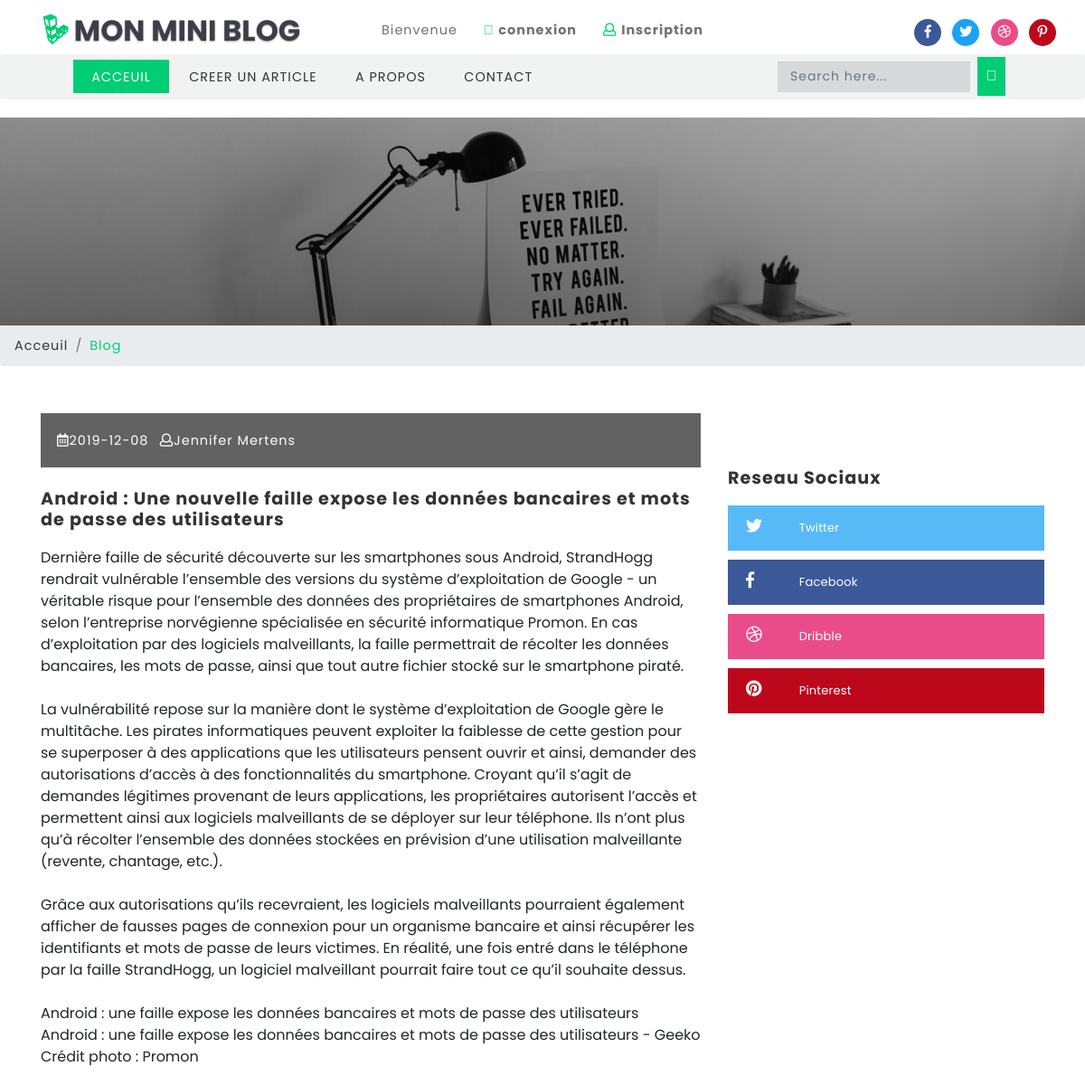
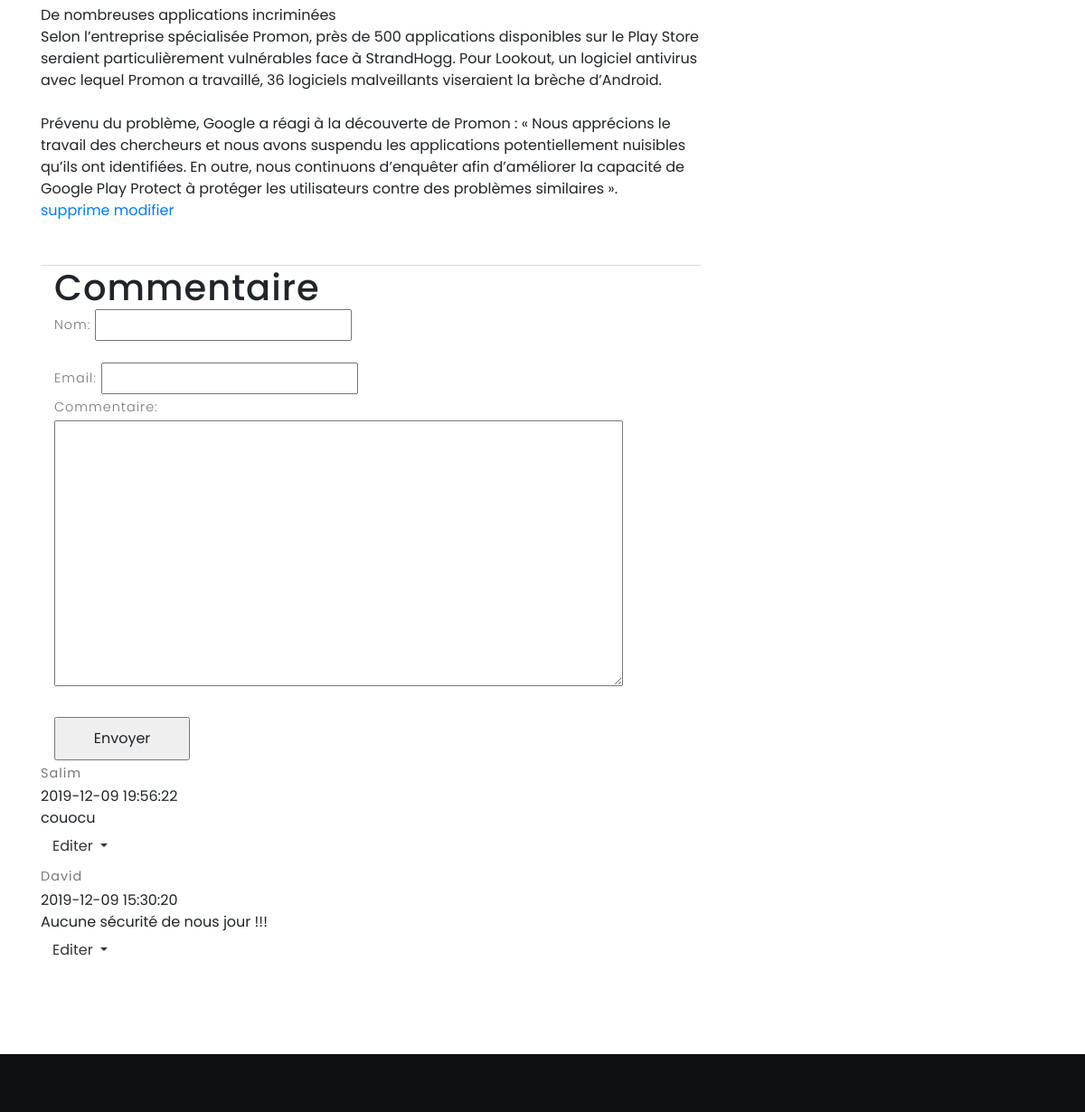
The page /commentaire.php?id=17 on the database its author committed (2 pictures, top to bottom).
### tables this page shows
CREATE TABLE IF NOT EXISTS `article` (
  `id` int(10) UNSIGNED NOT NULL AUTO_INCREMENT,
  `titre` varchar(250) NOT NULL,
  `texte` text NOT NULL,
  `date` date DEFAULT NULL,
  `auteur` varchar(150) DEFAULT NULL,
  PRIMARY KEY (`id`)
);

CREATE TABLE IF NOT EXISTS `commentaire` (
  `id` int(11) NOT NULL AUTO_INCREMENT,
  `pseudo` varchar(150) NOT NULL,
  `email` varchar(150) NOT NULL,
  `texte` text NOT NULL,
  `date` datetime NOT NULL,
  `id_article` int(11) NOT NULL,
  PRIMARY KEY (`id`),
  KEY `id_article` (`id_article`)
);

### commentaire.php (the view, shortened to what this page needs)
<?php
$con = mysqli_connect("127.0.0.1", "root", "", "blog");
$id=$_REQUEST['id'];
$query="SELECT * from article where id='".$id."'";
$result=mysqli_query($con,$query) ;
$row = mysqli_fetch_assoc($result);
?>
<!DOCTYPE html>
<html lang="zxx">
<head>
	<link rel="stylesheet" href="https://maxcdn.bootstrapcdn.com/bootstrap/3.4.1/css/bootstrap.min.css">
	<link href="css/bootstrap.css" rel='stylesheet' type='text/css' />
	<link rel="stylesheet" href="css/jquery.desoslide.css">
	<link href="css/style.css" rel='stylesheet' type='text/css' />
	<link href="css/fontawesome-all.css" rel="stylesheet">
</head>
<body>
	<?php include("header.php");?>
	<div class="banner-inner">
	</div>
	<ol class="breadcrumb">
		<li class="breadcrumb-item">
			<a href="index.php">Acceuil</a>
		</li>
		<li class="breadcrumb-item active">Blog</li>
	</ol>
	<section class="banner-bottom">
		<div class="container">
			<div class="row">
				<div class="col-lg-8 left-blog-info-w3layouts-agileits text-left">
					<div class="blog-grid-top">
						<div class="b-grid-top">
							<div class="blog-info-middle">
								<ul>
									<li>
										<a href="#">
											<i class="far fa-calendar-alt"></i><?php echo $row['date']; ?></a>
										</li>
										<li class="mx-2">
											<a href="#">
												<i class="far fa-user"></i><?php echo $row['auteur']; ?></a>
											</li>
												</ul>
											</div>
										</div>
										<h3>
											<a href="single.html"><?php echo $row['titre']; ?></a>
										</h3>
										<?php echo nl2br($row['texte']);
										echo "<br/>";
										echo "<a href=suparticle.php?id=".$row['id']. ">supprime </a>
										<a href=uparticle.php?id=".$row['id']. ">modifier </a>";
										?>
									</div>
									<div class="container">
										<h1>Commentaire </h1>
									<form action="" method="POST" enctype="multipart/form-data">
									  <p>Nom: <input type="text" name="pseudo" /></p><br/>
									  <p>Email: <input type="email" name="mail" /></p>
									  <p>Commentaire: <br /><textarea name="cmt" rows="10" cols="50"></textarea></p>
									  <br />
									  <input type="submit" name="ok" value="Envoyer">
									</form>
									</div>
									<?php
										$connect = mysqli_connect("127.0.0.1", "root", "", "blog");
										?>
									<?php
										$com = "SELECT * FROM commentaire where id_article=$id ORDER BY date DESC ";
										   if ($res = mysqli_query($connect,$com)) {
											  while ($ligne = mysqli_fetch_assoc($res)) {
												 echo "<p><strong>".$ligne['pseudo']."</strong></p>","".$ligne['date']."" ;
												echo "<div style='width:400px'>".$ligne['texte']."
												<div class=\"input-group\">
												<button type=\"button\" class=\"btn btn-default dropdown-toggle\" data-toggle=\"dropdown\" >Editer <span></span></button>
												<ul class=\"dropdown-menu\">
												<li><a href=supp.php?id=".$ligne['id']. ">supprime </a></li>
												<li><a href=update.php?id=".$ligne['id']. ">modifier </a></li>
</ul>
</div>
												</div>" ;
												  }
										   }
										   ?>
								</div>
								<aside class="col-lg-4 agileits-w3ls-right-blog-con text-right">
									<div class="right-blog-info text-left">
										<div class="tech-btm widget_social">
											<h4>Reseau Sociaux</h4>
											<ul>
												<li>
													<a class="twitter" href="http://www.twitter.com">
														<i class="fab fa-twitter"></i>
														<span class="count"></span> Twitter</a>
													</li>
													<li>
														<a class="facebook" href="http://www.facebook.com">
															<i class="fab fa-facebook-f"></i>
															<span class="count"></span> Facebook</a>
														</li>
														<li>
															<a class="dribble" href="http://www.dribble.com">
																<i class="fab fa-dribbble"></i>
																<span class="count"></span> Dribble</a>
															</li>
															<li>
																<a class="pin" href="http://www.pinterest.com">
																	<i class="fab fa-pinterest"></i>
																	<span class="count"></span> Pinterest</a>
																</li>
															</ul>
														</div>
													</div>
												</aside>
											</div>
										</div>
									</section>
									<?php include("footer.php");?>
							</body>
							</html>

### css/style.css (style rules this page uses)
html, body { margin: 0; font-size: 100%; font-family: 'Poppins', sans-serif; background: #fff; }
body a { text-decoration: none; transition: 0.5s all; -webkit-transition: 0.5s all; -moz-transition: 0.5s all; -o-transition: 0.5s all; -ms-transition: 0.5s all; }
input[type="button"], input[type="submit"], input[type="text"], input[type="email"], input[type="search"] { transition: 0.5s all; -webkit-transition: 0.5s all; -moz-transition: 0.5s all; -o-transition: 0.5s all; -ms-transition: 0.5s all; font-family: 'Poppins', sans-serif; }
h1, h2, h3, h4, h5, h6 { margin: 0; font-family: 'Poppins', sans-serif; letter-spacing:1px; }
p { margin: 0; font-size: 0.9em; color: #777777; line-height: 2em; letter-spacing: 1px; font-weight: 300; }
ul { margin: 0; padding: 0; }
.pin { background: #BD081C; }
.banner-bottom { padding: 6em 0; position: relative; }
.b-grid-top { position: relative; }
.blog-info-middle ul li a { font-size: 0.9em; letter-spacing: 1px; color: #fff; }
.blog-info-middle { width: 100%; background: rgba(14, 15, 16, 0.65); padding: 18px; position: absolute; bottom: 0; }
.blog-info-middle ul li { display: inline-block; }
.blog-grid-top h3,.two-blog2 h3,h5.card-title { font-size: 1.2em; margin: 1.2em 0 1em 0; font-weight: 700; }
.blog-grid-top h3 a,.two-blog2 h3 a,h5.card-title a { color: #333333; }
.blog-grid-top { border-bottom: 1px solid #ddd; padding-bottom: 3em; }
.tech-btm h4 { font-size: 1.2em; color: #333333; font-weight: 700; margin-bottom: 1em; }
.tech-btm { margin-bottom: 2em; }
.widget_social li { display: block; }
.widget_social li a { color: #fff; display: inline-block; font-size: 13px; font-weight:400; letter-spacing: 0.2px; line-height: 30px; margin-bottom: 10px; padding: 10px 20px; text-transform: capitalize; width: 100%; }
.widget_social li a.twitter { background: #57baf7; }
.widget_social li a.facebook { background: #3b5998; }
.widget_social li a.dribble { background: #ea4c89; }
.widget_social li a.pin { background: #BD081C; }
.widget_social li a i { font-size: 18px; position: relative; text-align: left; width: 35px; }
.widget_social li a .count { padding-left: 20px; }
.banner-inner { background: -webkit-linear-gradient(rgba(23, 22, 23, 0.2), rgba(23, 22, 23, 0.5)), url(../images/banner4.jpg) no-repeat; background: -moz-linear-gradient(rgba(23, 22, 23, 0.2), rgba(23, 22, 23, 0.5)), url(../images/banner4.jpg) no-repeat; background: -ms-linear-gradient(rgba(23, 22, 23, 0.2), rgba(23, 22, 23, 0.5)), url(../images/banner4.jpg) no-repeat; background: linear-gradient(rgba(23, 22, 23, 0.2), rgba(23, 22, 23, 0.5)), url(../images/banner4.jpg) no-repeat; background-size: cover; min-height: 230px; }
li.breadcrumb-item { font-size: 0.9em; letter-spacing: 1px; }
li.breadcrumb-item a { color: #333; }
.breadcrumb-item.active { color: #01cd74; }
a.facebook { color: #fff; font-size: 16px; }
input[type=submit] { width: 150px; padding: 10px; }

### rows shown on the page
article: date "2019-12-08", auteur "Jennifer Mertens", titre "Android : Une nouvelle faille expose les données bancaires et mots de passe des utilisateurs", texte "Dernière faille de sécurité découverte sur les smartphones sous Android, StrandHogg rendrait vulnérable l’ensemble des versions du système d’exploitation de Google - un véritable risque pour l’ensemble des données des propriétaires de smartphones Android, selon l’entreprise norvégienne spécialisée en sécurité informatique Promon. En cas d’exploitation par des logiciels malveillants, la faille permettrait de récolter les données bancaires, les mots de passe, ainsi que tout autre fichier stocké sur le smartphone piraté. La vulnérabilité repose sur la manière dont le système d’exploitation de Google gère le multitâche. Les pirates informatiques peuvent exploiter la faiblesse de cette gestion…"
commentaire: pseudo "Salim", date "2019-12-09 19:56:22", texte "couocu"
commentaire: pseudo "David", date "2019-12-09 15:30:20", texte "Aucune sécurité de nous jour !!!"
